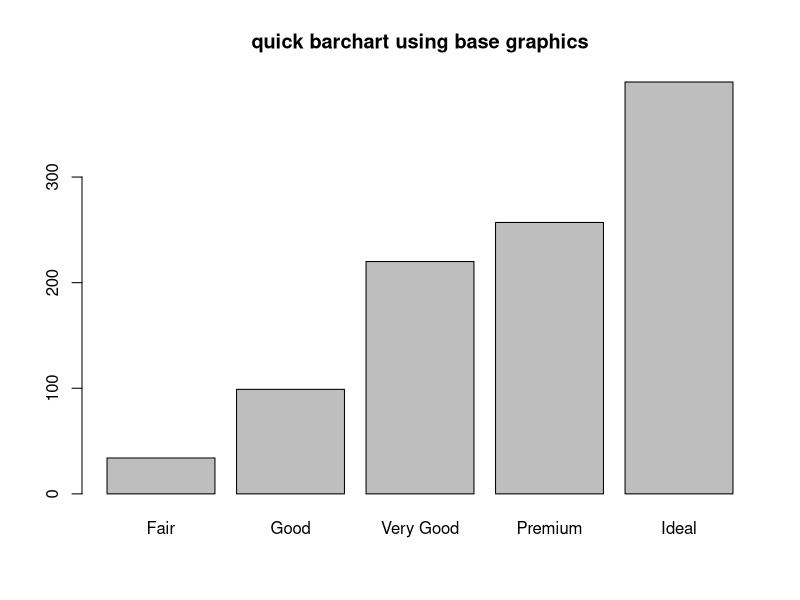
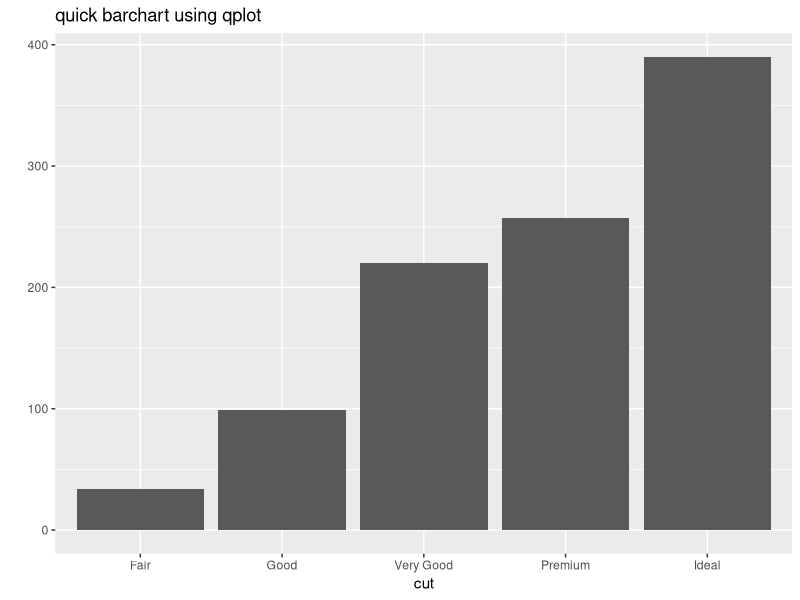
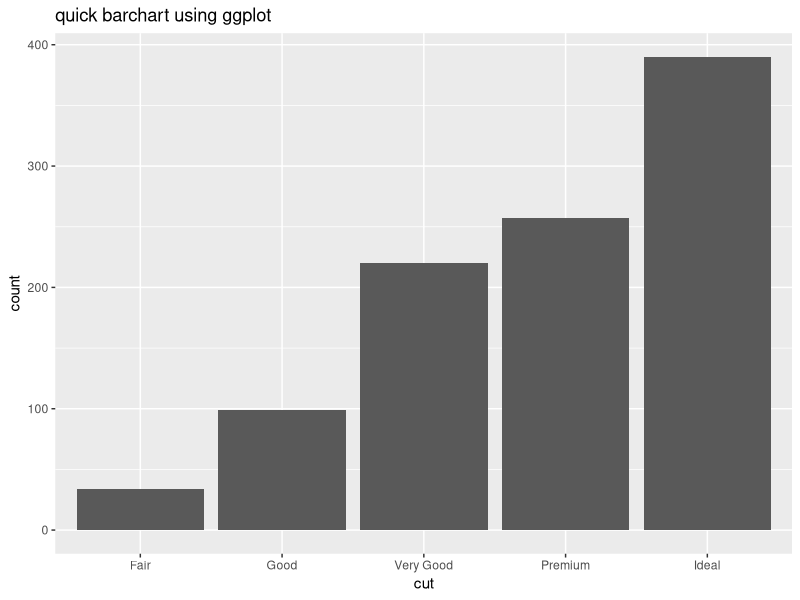
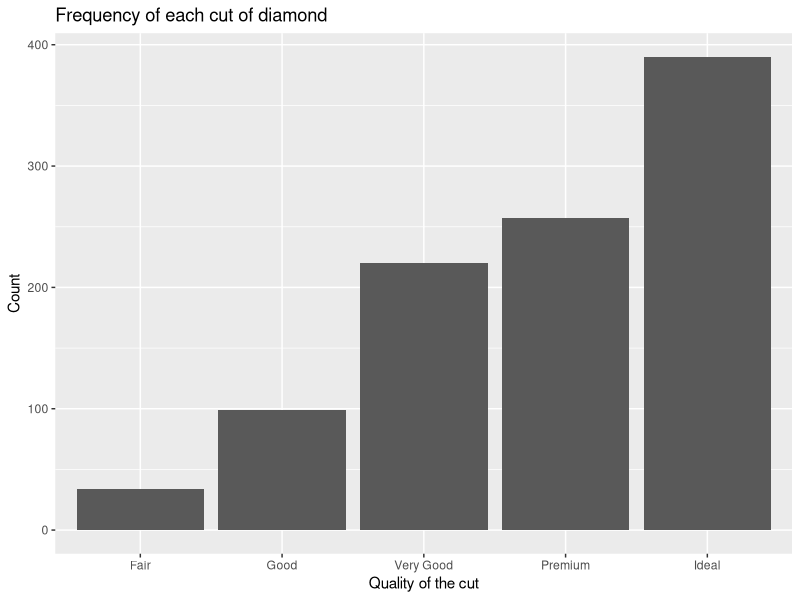
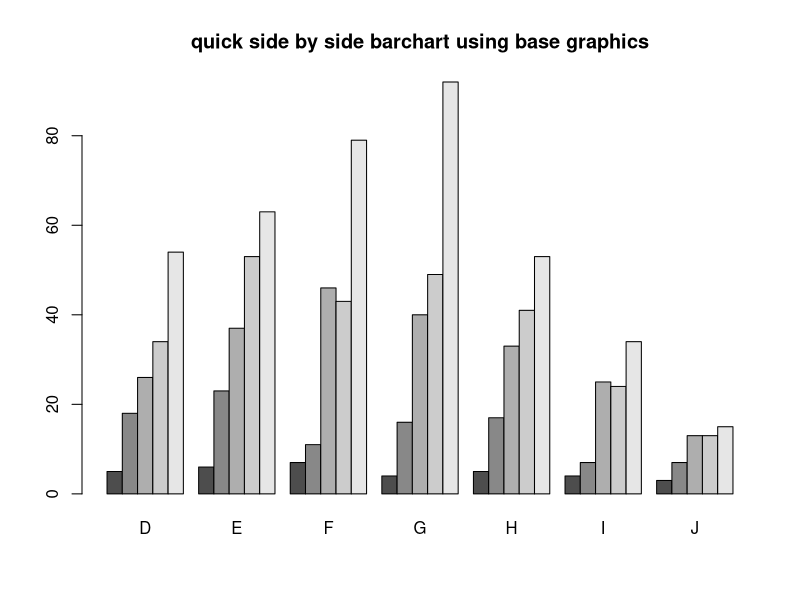
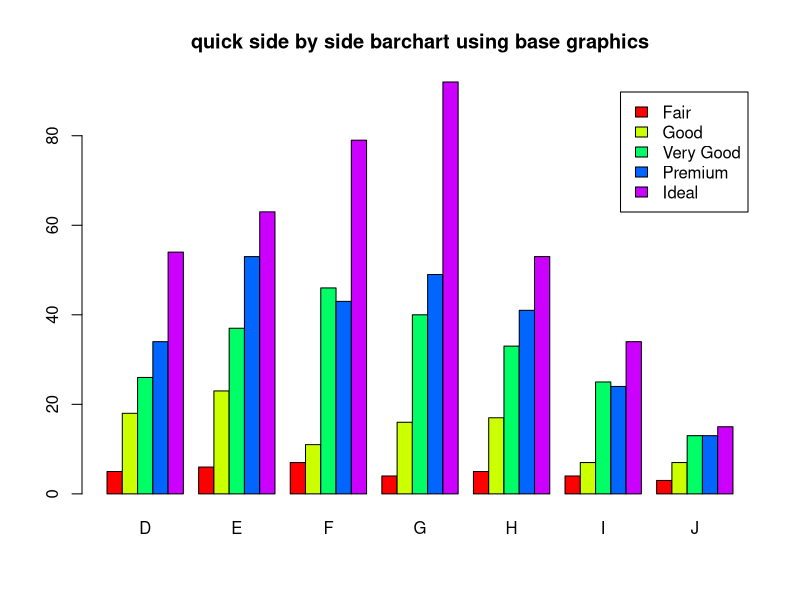
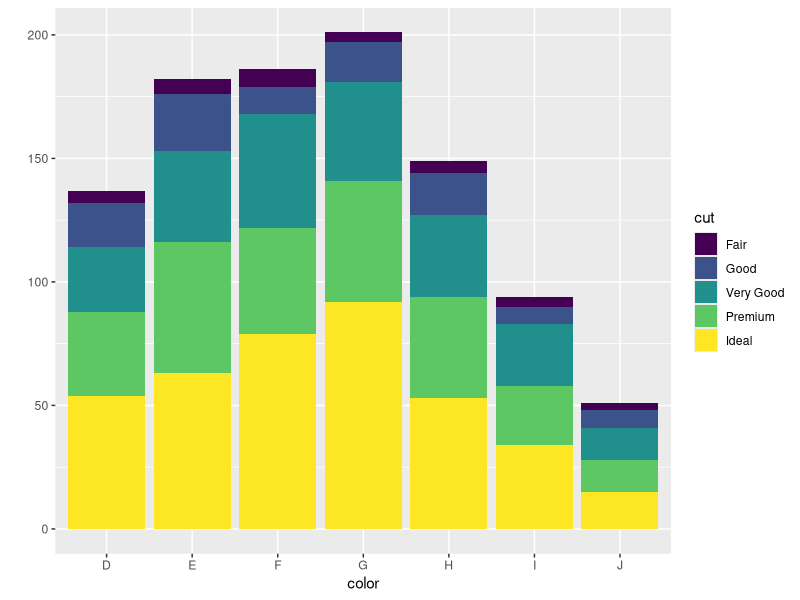

The R source for these figures, in order: (Note: this script raises an error after producing the figures.)
## ---- chunk 1
library(ggplot2)
data("diamonds")
set.seed(1410) #Make the sample reproducible
dsmall <- diamonds[sample(nrow(diamonds), 1000), ]
## ---- chunk 2
dc <- table(dsmall$cut)
barplot(dc, main = "quick barchart using base graphics")
## ---- chunk 3
qplot(x = cut, data = dsmall, geom="bar", main="quick barchart using qplot")

#ggplot(dsmall, aes(x=cut))
ggplot(dsmall, aes(x=cut)) +
  geom_bar() + ggtitle("quick barchart using ggplot")

ggplot(dsmall, aes(x=cut)) + geom_bar() + ggtitle("Frequency of each cut of diamond") + xlab("Quality of the cut") + ylab("Count")
## ---- chunk 4
cc <- table(dsmall$cut, dsmall$color)
barplot(cc, main="quick side by side barchart using base graphics", beside = TRUE)

barplot(cc, main="quick side by side barchart using base graphics",
beside = TRUE, col = rainbow(5), legend = rownames(cc))
## ---- chunk 5
qplot(x = color, fill = cut, data = dsmall)

qplot(x = color, fill = cut, data = dsmall, position = "dodge")
qplot(x = cut, fill = color, data = dsmall, position = "dodge")
## ---- chunk 6
table(dsmall$cut, dsmall$color)
mosaicplot(cut~color, data = dsmall)

par(mfrow=c(1,2))
mosaicplot(cut~color, data = dsmall, color = TRUE)
mosaicplot(cut~color, data = dsmall, shade = TRUE)
## ---- chunk 7
plot(dsmall$depth)
stripchart(dsmall$depth)
par(mfrow=c(1,2))
stripchart(dsmall$depth, method = "stack", pch = 20)
stripchart(dsmall$depth, method = "jitter", pch = ".")
## ---- chunk 8
qplot(y = 1, x = depth, data = dsmall, geom = "point", main = "Standard dotplot")

library(gridExtra)
jitter <- qplot(y = 1, x = depth, data = dsmall, geom="point", position = "jitter", main = "Jittered dotplot")
stack <- qplot(y = 1, x = depth, data = dsmall, geom = "point", position = "stack", main = "Stacked dotplot")
grid.arrange(stack, jitter, ncol = 2)

ggplot(dsmall, aes(x = depth, y = 1)) + geom_point() + ggtitle("Standard dotplot")
ggplot(dsmall, aes(x = depth, y = 1)) + geom_point(position = position_stack()) + ggtitle("stacked dotplot")
ggplot(dsmall, aes(x = depth, y = 1)) + geom_point(position = position_jitter()) + ggtitle("jittered dotplot")
## ---- chunk 9
qplot(x = depth, data = dsmall, geom = "histogram", binwidth = 2)

qplot(x = depth, data = dsmall, geom = "histogram", binwidth = 2, color = I("black"), fill = I("white"))

ggplot(dsmall, aes(x = depth)) + geom_histogram(colour = "black", fill = "white") + ggtitle("Distribution of diamond depth")
## ---- chunk 10
hist(dsmall$depth)
hist(dsmall$depth, xlab = "depth", main = "Histogram of diamond depth", col = "cyan", breaks = 20)
qplot(x = depth, data = dsmall, geom = "density")
## ---- chunk 11
ggplot(dsmall, aes(x = depth)) + geom_density(col = "blue") + geom_histogram(aes(y = ..density..), colour = "black", fill = NA)
## ---- chunk 12
boxplot(dsmall$price)
boxplot(dsmall$price, horizontal = TRUE, main = "Distribution of diamon prices", xlab = "Dollars")
## ---- chunk 13
qqnorm(dsmall$price)
qqline(dsmall$price, col = "red")

z <- rnorm(1000)
qqnorm(z)
qqline(z, col = "blue")
## ---- chunk 14
plot(price ~ carat, data = dsmall)

plot(price ~ carat, data = dsmall)
abline(lm(price ~ carat, data = dsmall), col = "blue")
lines(lowess(dsmall$price~dsmall$carat), col = "red")
## ---- chunk 15
qplot(x = carat, y = price, data = dsmall, geom = 'point')
ggplot(dsmall, aes(x = carat, y = price)) + geom_point()
qplot(x = carat, y = price, data = dsmall, geom = c("point", "smooth"))

ggplot(dsmall, aes(x = carat, y = price)) + geom_point() + geom_smooth(se = FALSE, method = "lm")
## ---- chunk 16
ggplot(dsmall, aes(x = carat, y = price, color = cut)) + geom_point()

ggplot(dsmall, aes(x = carat, y = price, color = cut)) + geom_point() + geom_smooth(se = FALSE)
ggplot(dsmall, aes(x = carat, y = price, color = clarity, shape = cut)) + geom_point()
## ---- chunk 17
stripchart(dsmall$carat ~ dsmall$color, pch = 16, col = rainbow(7))
## ---- chunk 18
a <- qplot(x = carat, y = color, data = dsmall, geom = "point", main = "using qplot")
b <- ggplot(dsmall, aes(x = carat, y = color, col = color)) + geom_point() + ggtitle("using ggplot")
grid.arrange(a, b, ncol=2)
## ---- chunk 19
boxplot(carat~color, data = dsmall)
## ---- chunk 20
qplot(x = color, y = carat, data = dsmall, geom = "boxplot", main = "Boxplots of diamond carat across color")

c1 <- qplot(x = color, y = carat, data = dsmall, geom = "boxplot", color = color, main = "colored lines and using qplots")
ct <- ggplot(dsmall, aes(x=color, y = carat, fill = color)) + geom_boxplot() + ggtitle("colored boxes and using ggplot")
grid.arrange(c1, ct, ncol=2)
## ---- chunk 21
a <- qplot(x = carat, data = dsmall, geom="histogram", fill = color)
b <- qplot(x = carat, data = dsmall, geom="density", fill = color)
grid.arrange(a, b, ncol=2)

c <- ggplot(dsmall, aes(x = carat, fill = color)) + geom_density(alpha=.2)
d <- ggplot(dsmall, aes(x = carat, col = color)) + geom_density()
grid.arrange(c, d, ncol = 2)
## ---- chunk 22
qplot(x = carat, data = dsmall, geom = "histogram", facets = color ~.)
ggplot(dsmall, aes(x = carat, fill = color)) + geom_histogram() + facet_wrap(~color)

ggplot(dsmall, aes(x = carat, fill = color)) + geom_histogram() + facet_wrap(~color, ncol = 4)

ggplot(dsmall, aes(x = carat, fill = color)) + geom_histogram() + facet_grid(color~.)

ggplot(dsmall, aes(x = carat, fill = color)) + geom_histogram() + facet_grid(.~color)
## ---- chunk 23
ggplot(dsmall, aes(x = carat, fill = color)) + geom_histogram() + facet_grid(cut ~ color)

ggplot(dsmall, aes(x = carat, y = price, color = cut)) + geom_point() + facet_grid(clarity ~ color)
